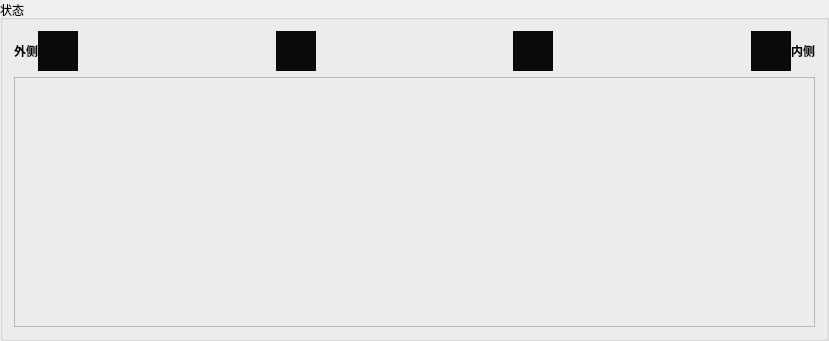
         <widget class="QGroupBox" name="groupBox_2">
          <property name="sizePolicy">
           <sizepolicy hsizetype="Preferred" vsizetype="Minimum">
            <horstretch>0</horstretch>
            <verstretch>0</verstretch>
           </sizepolicy>
          </property>
          <property name="title">
           <string>状态</string>
          </property>
          <layout class="QVBoxLayout" name="verticalLayout_2">
           <item>
            <layout class="QHBoxLayout" name="horizontalLayout_2">
             <property name="spacing">
              <number>0</number>
             </property>
             <property name="sizeConstraint">
              <enum>QLayout::SetMinimumSize</enum>
             </property>
             <item>
              <widget class="QLabel" name="outsideFrameLabel">
               <property name="text">
                <string>&lt;html&gt;&lt;head/&gt;&lt;body&gt;&lt;p align=&quot;center&quot;&gt;&lt;span style=&quot; font-weight:600;&quot;&gt;外侧&lt;/span&gt;&lt;/p&gt;&lt;/body&gt;&lt;/html&gt;</string>
               </property>
              </widget>
             </item>
             <item>
              <widget class="QFrame" name="outsideFrame">
               <property name="sizePolicy">
                <sizepolicy hsizetype="Fixed" vsizetype="Fixed">
                 <horstretch>0</horstretch>
                 <verstretch>0</verstretch>
                </sizepolicy>
               </property>
               <property name="minimumSize">
                <size>
                 <width>40</width>
                 <height>40</height>
                </size>
               </property>
               <property name="styleSheet">
                <string notr="true">background-color: rgb(10, 10, 10)</string>
               </property>
               <property name="frameShape">
                <enum>QFrame::StyledPanel</enum>
               </property>
               <property name="frameShadow">
                <enum>QFrame::Raised</enum>
               </property>
              </widget>
             </item>
             <item>
              <spacer name="horizontalSpacer">
               <property name="orientation">
                <enum>Qt::Horizontal</enum>
               </property>
               <property name="sizeHint" stdset="0">
                <size>
                 <width>158</width>
                 <height>20</height>
                </size>
               </property>
              </spacer>
             </item>
             <item>
              <widget class="QFrame" name="outsideFrame_3">
               <property name="sizePolicy">
                <sizepolicy hsizetype="Fixed" vsizetype="Fixed">
                 <horstretch>0</horstretch>
                 <verstretch>0</verstretch>
                </sizepolicy>
               </property>
               <property name="minimumSize">
                <size>
                 <width>40</width>
                 <height>40</height>
                </size>
               </property>
               <property name="styleSheet">
                <string notr="true">background-color: rgb(10, 10, 10)</string>
               </property>
               <property name="frameShape">
                <enum>QFrame::StyledPanel</enum>
               </property>
               <property name="frameShadow">
                <enum>QFrame::Raised</enum>
               </property>
              </widget>
             </item>
             <item>
              <spacer name="horizontalSpacer_2">
               <property name="orientation">
                <enum>Qt::Horizontal</enum>
               </property>
               <property name="sizeHint" stdset="0">
                <size>
                 <width>178</width>
                 <height>20</height>
                </size>
               </property>
              </spacer>
             </item>
             <item>
              <widget class="QFrame" name="insideFrame_2">
               <property name="sizePolicy">
                <sizepolicy hsizetype="Fixed" vsizetype="Fixed">
                 <horstretch>0</horstretch>
                 <verstretch>0</verstretch>
                </sizepolicy>
               </property>
               <property name="minimumSize">
                <size>
                 <width>40</width>
                 <height>40</height>
                </size>
               </property>
               <property name="styleSheet">
                <string notr="true">background-color: rgb(10, 10, 10)</string>
               </property>
               <property name="frameShape">
                <enum>QFrame::StyledPanel</enum>
               </property>
               <property name="frameShadow">
                <enum>QFrame::Raised</enum>
               </property>
              </widget>
             </item>
             <item>
              <spacer name="horizontalSpacer_3">
               <property name="orientation">
                <enum>Qt::Horizontal</enum>
               </property>
               <property name="sizeHint" stdset="0">
                <size>
                 <width>148</width>
                 <height>20</height>
                </size>
               </property>
              </spacer>
             </item>
             <item>
              <widget class="QFrame" name="insideFrame">
               <property name="sizePolicy">
                <sizepolicy hsizetype="Fixed" vsizetype="Fixed">
                 <horstretch>0</horstretch>
                 <verstretch>0</verstretch>
                </sizepolicy>
               </property>
               <property name="minimumSize">
                <size>
                 <width>40</width>
                 <height>40</height>
                </size>
               </property>
               <property name="styleSheet">
                <string notr="true">background-color: rgb(10, 10, 10)</string>
               </property>
               <property name="frameShape">
                <enum>QFrame::StyledPanel</enum>
               </property>
               <property name="frameShadow">
                <enum>QFrame::Raised</enum>
               </property>
              </widget>
             </item>
             <item>
              <widget class="QLabel" name="insideFrameLabel">
               <property name="text">
                <string>&lt;html&gt;&lt;head/&gt;&lt;body&gt;&lt;p align=&quot;center&quot;&gt;&lt;span style=&quot; font-weight:600;&quot;&gt;内侧&lt;/span&gt;&lt;/p&gt;&lt;/body&gt;&lt;/html&gt;</string>
               </property>
              </widget>
             </item>
            </layout>
           </item>
           <item>
            <widget class="QFrame" name="realtimeVelocityCurveFrame">
             <property name="sizePolicy">
              <sizepolicy hsizetype="Preferred" vsizetype="Expanding">
               <horstretch>0</horstretch>
               <verstretch>0</verstretch>
              </sizepolicy>
             </property>
             <property name="minimumSize">
              <size>
               <width>801</width>
               <height>250</height>
              </size>
             </property>
             <property name="frameShape">
              <enum>QFrame::StyledPanel</enum>
             </property>
             <property name="frameShadow">
              <enum>QFrame::Raised</enum>
             </property>
            </widget>
           </item>
          </layout>
         </widget>
